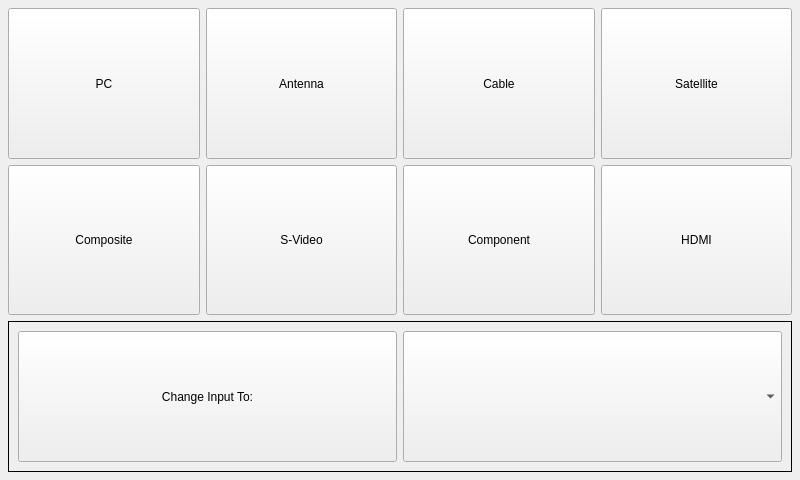
<?xml version="1.0" encoding="UTF-8"?>
<ui version="4.0">
 <class>PIRInputListForm</class>
 <widget class="QWidget" name="PIRInputListForm">
  <property name="geometry">
   <rect>
    <x>0</x>
    <y>0</y>
    <width>800</width>
    <height>480</height>
   </rect>
  </property>
  <property name="windowTitle">
   <string>Form</string>
  </property>
  <layout class="QGridLayout" name="gridLayout">
   <property name="margin">
    <number>8</number>
   </property>
   <item row="0" column="0">
    <widget class="QPushButton" name="pcInputButton">
     <property name="sizePolicy">
      <sizepolicy hsizetype="Expanding" vsizetype="Expanding">
       <horstretch>0</horstretch>
       <verstretch>0</verstretch>
      </sizepolicy>
     </property>
     <property name="text">
      <string>PC</string>
     </property>
    </widget>
   </item>
   <item row="0" column="1">
    <widget class="QPushButton" name="antennaInputButton">
     <property name="sizePolicy">
      <sizepolicy hsizetype="Expanding" vsizetype="Expanding">
       <horstretch>0</horstretch>
       <verstretch>0</verstretch>
      </sizepolicy>
     </property>
     <property name="text">
      <string>Antenna</string>
     </property>
    </widget>
   </item>
   <item row="0" column="2">
    <widget class="QPushButton" name="cableInputButton">
     <property name="sizePolicy">
      <sizepolicy hsizetype="Expanding" vsizetype="Expanding">
       <horstretch>0</horstretch>
       <verstretch>0</verstretch>
      </sizepolicy>
     </property>
     <property name="text">
      <string>Cable</string>
     </property>
    </widget>
   </item>
   <item row="0" column="3">
    <widget class="QPushButton" name="satelliteInputButton">
     <property name="sizePolicy">
      <sizepolicy hsizetype="Expanding" vsizetype="Expanding">
       <horstretch>0</horstretch>
       <verstretch>0</verstretch>
      </sizepolicy>
     </property>
     <property name="text">
      <string>Satellite</string>
     </property>
    </widget>
   </item>
   <item row="1" column="0">
    <widget class="QPushButton" name="compositeInputButton">
     <property name="sizePolicy">
      <sizepolicy hsizetype="Expanding" vsizetype="Expanding">
       <horstretch>0</horstretch>
       <verstretch>0</verstretch>
      </sizepolicy>
     </property>
     <property name="text">
      <string>Composite</string>
     </property>
    </widget>
   </item>
   <item row="1" column="1">
    <widget class="QPushButton" name="svideoButton">
     <property name="sizePolicy">
      <sizepolicy hsizetype="Expanding" vsizetype="Expanding">
       <horstretch>0</horstretch>
       <verstretch>0</verstretch>
      </sizepolicy>
     </property>
     <property name="text">
      <string>S-Video</string>
     </property>
    </widget>
   </item>
   <item row="1" column="2">
    <widget class="QPushButton" name="componentInputButton">
     <property name="sizePolicy">
      <sizepolicy hsizetype="Expanding" vsizetype="Expanding">
       <horstretch>0</horstretch>
       <verstretch>0</verstretch>
      </sizepolicy>
     </property>
     <property name="text">
      <string>Component</string>
     </property>
    </widget>
   </item>
   <item row="1" column="3">
    <widget class="QPushButton" name="hdmiInputButton">
     <property name="sizePolicy">
      <sizepolicy hsizetype="Expanding" vsizetype="Expanding">
       <horstretch>0</horstretch>
       <verstretch>0</verstretch>
      </sizepolicy>
     </property>
     <property name="text">
      <string>HDMI</string>
     </property>
    </widget>
   </item>
   <item row="2" column="0" colspan="4">
    <widget class="QFrame" name="InputListFrame">
     <property name="frameShape">
      <enum>QFrame::Box</enum>
     </property>
     <layout class="QHBoxLayout" name="horizontalLayout">
      <item>
       <widget class="QPushButton" name="selectInputPushButton">
        <property name="sizePolicy">
         <sizepolicy hsizetype="Expanding" vsizetype="Expanding">
          <horstretch>0</horstretch>
          <verstretch>0</verstretch>
         </sizepolicy>
        </property>
        <property name="text">
         <string>Change Input To:</string>
        </property>
       </widget>
      </item>
      <item>
       <widget class="QComboBox" name="inputSelectorComboBox">
        <property name="sizePolicy">
         <sizepolicy hsizetype="Expanding" vsizetype="Expanding">
          <horstretch>0</horstretch>
          <verstretch>0</verstretch>
         </sizepolicy>
        </property>
       </widget>
      </item>
     </layout>
    </widget>
   </item>
  </layout>
 </widget>
 <resources/>
 <connections>
  <connection>
   <sender>PIRInputListForm</sender>
   <signal>pcEnabled(bool)</signal>
   <receiver>pcInputButton</receiver>
   <slot>setEnabled(bool)</slot>
   <hints>
    <hint type="sourcelabel">
     <x>399</x>
     <y>239</y>
    </hint>
    <hint type="destinationlabel">
     <x>101</x>
     <y>82</y>
    </hint>
   </hints>
  </connection>
  <connection>
   <sender>PIRInputListForm</sender>
   <signal>antennaEnabled(bool)</signal>
   <receiver>antennaInputButton</receiver>
   <slot>setEnabled(bool)</slot>
   <hints>
    <hint type="sourcelabel">
     <x>399</x>
     <y>239</y>
    </hint>
    <hint type="destinationlabel">
     <x>301</x>
     <y>82</y>
    </hint>
   </hints>
  </connection>
  <connection>
   <sender>PIRInputListForm</sender>
   <signal>cableEnabled(bool)</signal>
   <receiver>cableInputButton</receiver>
   <slot>setEnabled(bool)</slot>
   <hints>
    <hint type="sourcelabel">
     <x>399</x>
     <y>239</y>
    </hint>
    <hint type="destinationlabel">
     <x>502</x>
     <y>82</y>
    </hint>
   </hints>
  </connection>
  <connection>
   <sender>PIRInputListForm</sender>
   <signal>satelliteEnabled(bool)</signal>
   <receiver>satelliteInputButton</receiver>
   <slot>setEnabled(bool)</slot>
   <hints>
    <hint type="sourcelabel">
     <x>399</x>
     <y>239</y>
    </hint>
    <hint type="destinationlabel">
     <x>698</x>
     <y>82</y>
    </hint>
   </hints>
  </connection>
  <connection>
   <sender>PIRInputListForm</sender>
   <signal>compositeEnabled(bool)</signal>
   <receiver>compositeInputButton</receiver>
   <slot>setEnabled(bool)</slot>
   <hints>
    <hint type="sourcelabel">
     <x>399</x>
     <y>239</y>
    </hint>
    <hint type="destinationlabel">
     <x>101</x>
     <y>241</y>
    </hint>
   </hints>
  </connection>
  <connection>
   <sender>PIRInputListForm</sender>
   <signal>svideoEnabled(bool)</signal>
   <receiver>svideoButton</receiver>
   <slot>setEnabled(bool)</slot>
   <hints>
    <hint type="sourcelabel">
     <x>399</x>
     <y>239</y>
    </hint>
    <hint type="destinationlabel">
     <x>301</x>
     <y>241</y>
    </hint>
   </hints>
  </connection>
  <connection>
   <sender>PIRInputListForm</sender>
   <signal>componentEnabled(bool)</signal>
   <receiver>componentInputButton</receiver>
   <slot>setEnabled(bool)</slot>
   <hints>
    <hint type="sourcelabel">
     <x>399</x>
     <y>239</y>
    </hint>
    <hint type="destinationlabel">
     <x>502</x>
     <y>241</y>
    </hint>
   </hints>
  </connection>
  <connection>
   <sender>PIRInputListForm</sender>
   <signal>hdmiEnabled(bool)</signal>
   <receiver>hdmiInputButton</receiver>
   <slot>setEnabled(bool)</slot>
   <hints>
    <hint type="sourcelabel">
     <x>399</x>
     <y>239</y>
    </hint>
    <hint type="destinationlabel">
     <x>698</x>
     <y>241</y>
    </hint>
   </hints>
  </connection>
 </connections>
 <slots>
  <signal>selectInputEnabled(bool)</signal>
  <signal>pcEnabled(bool)</signal>
  <signal>antennaEnabled(bool)</signal>
  <signal>cableEnabled(bool)</signal>
  <signal>satelliteEnabled(bool)</signal>
  <signal>compositeEnabled(bool)</signal>
  <signal>svideoEnabled(bool)</signal>
  <signal>componentEnabled(bool)</signal>
  <signal>hdmiEnabled(bool)</signal>
 </slots>
</ui>
